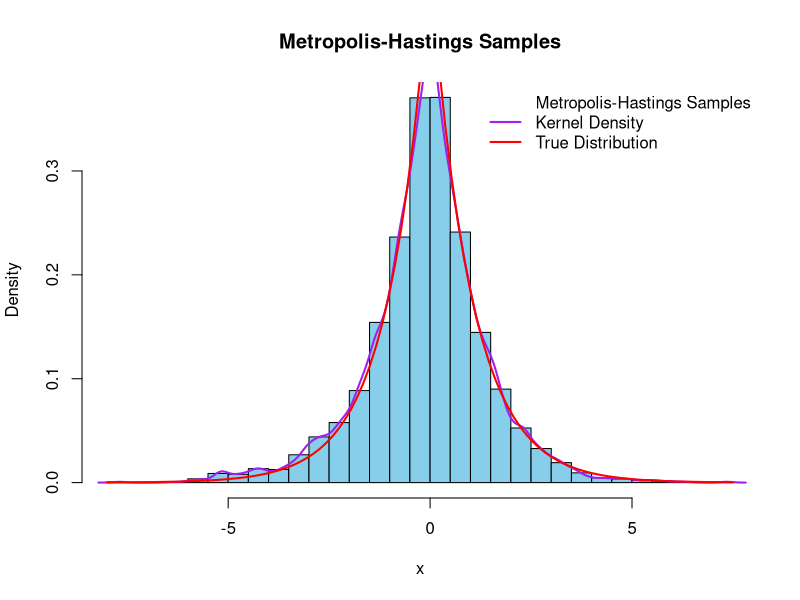

Source code (R): (Note: this script raises an error after producing the figure.)
## ---- chunk 1
knitr::opts_chunk$set(echo = TRUE)
## ---- chunk 2
f <- function(x) {
  return(1/2 * exp(-abs(x)))
}

metropolis <- function(N, initial_x, s) {
  # Set up initial value 
  x <- numeric(N)
  x[1] <- initial_x
  
  # Run the Metropolis-Hastings algorithm
  for (i in 2:N) {
    # Propose a new sample from the Normal distribution
    randomXStar <- rnorm(1, mean = x[i - 1], sd = s)
    
    # Compute the acceptance ratio
    ratio <- f(randomXStar) / f(x[i - 1])
    
    # Generate a random number from the uniform distribution
    u <- log(runif(1))
    
    # Update the sample based on the log acceptance ratio
    if (u < log(ratio)) {
      x[i] <- randomXStar
    } else {
      x[i] <- x[i - 1]
    }
  }
  
  return(x)
}

set.seed(123)

# Parameters
N <- 10000  # Number of iterations
initial_x <- 0  # Initial value
s <- 1  # Standard deviation for the proposal distribution

# Run the Metropolis-Hastings algorithm
generated_samples <- metropolis(N, initial_x, s)

# Plot histogram and kernel density plot
hist(generated_samples, breaks = 30, prob = TRUE, col = "skyblue", main = "Metropolis-Hastings Samples", xlab = "x")
lines(density(generated_samples), col = "purple", lwd = 2)

# Overlay true distribution
curve(f(x), add = TRUE, col = "red", lwd = 2)

# Add legends
legend("topright", legend = c("Metropolis-Hastings Samples", "Kernel Density", "True Distribution"),
       col = c("skyblue", "purple", "red"), lwd = c(NA, 2, 2), bty = "n")

# Report sample mean and standard deviation
mean_generated <- mean(generated_samples)
sd_generated <- sd(generated_samples)

cat("Sample Mean:", mean_generated, "\n")
cat("Sample Standard Deviation:", sd_generated, "\n")
## ---- chunk 3
# Function to run Metropolis-Hastings algorithm for a single chain
metropolis_chain <- function(N, initial_x, s) {
  x <- numeric(N)
  x[1] <- initial_x
  
  for (i in 2:N) {
    randomXStar <- rnorm(1, mean = x[i - 1], sd = s)
    ratio <- f(randomXStar) / f(x[i - 1])
    u <- runif(1)
    
    if (u < ratio) {
      x[i] <- randomXStar
    } else {
      x[i] <- x[i - 1]
    }
  }
  
  return(x)
}
t/
# Function to calculate Rb value
calculate_Rb <- function(chains) {
  J <- length(chains)
  N <- length(chains[[1]])
  
  Mj <- sapply(chains, function(chain) mean(chain))
  Vj <- sapply(chains, function(chain) var((chain - mean(chain))^2))
  
  W <- sum(Vj) / J
  M <- mean(Mj)
  B <- sum((Mj - M)^2) / J
  
  var_hat <- B + W
  Rb <- sqrt(var_hat / W)
  
  return(Rb)
}

# Set random seed for reproducibility
set.seed(123)

# Parameters
N <- 2000  # Number of iterations
J <- 4  # Number of chains
s_values <- seq(0.001, 1, length.out = 100)  # Grid of s values

# Run Metropolis-Hastings for different s values and calculate Rb
Rb_values <- numeric(length(s_values))

for (i in seq_along(s_values)) {
  chains <- replicate(J, metropolis_chain(N, initial_x = 0, s = s_values[i]), simplify = FALSE)
  Rb_values[i] <- calculate_Rb(chains)
}

# Plot Rb values over the grid of s values
plot.new()  # Call plot.new() to initiate a new plot
plot(s_values, Rb_values, type='l', col='blue', lwd=2, xlab='s', ylab='Rb', main='Rb Values over a Grid of s Values')
abline(h=1.05, col='red', lty='dashed', lw=2)  # Adding a horizontal line at y=1.05 for reference
legend('topright', legend=c('Rb Values', 'Threshold (1.05)'), col=c('blue', 'red'), lty=1:1, cex=0.8)
